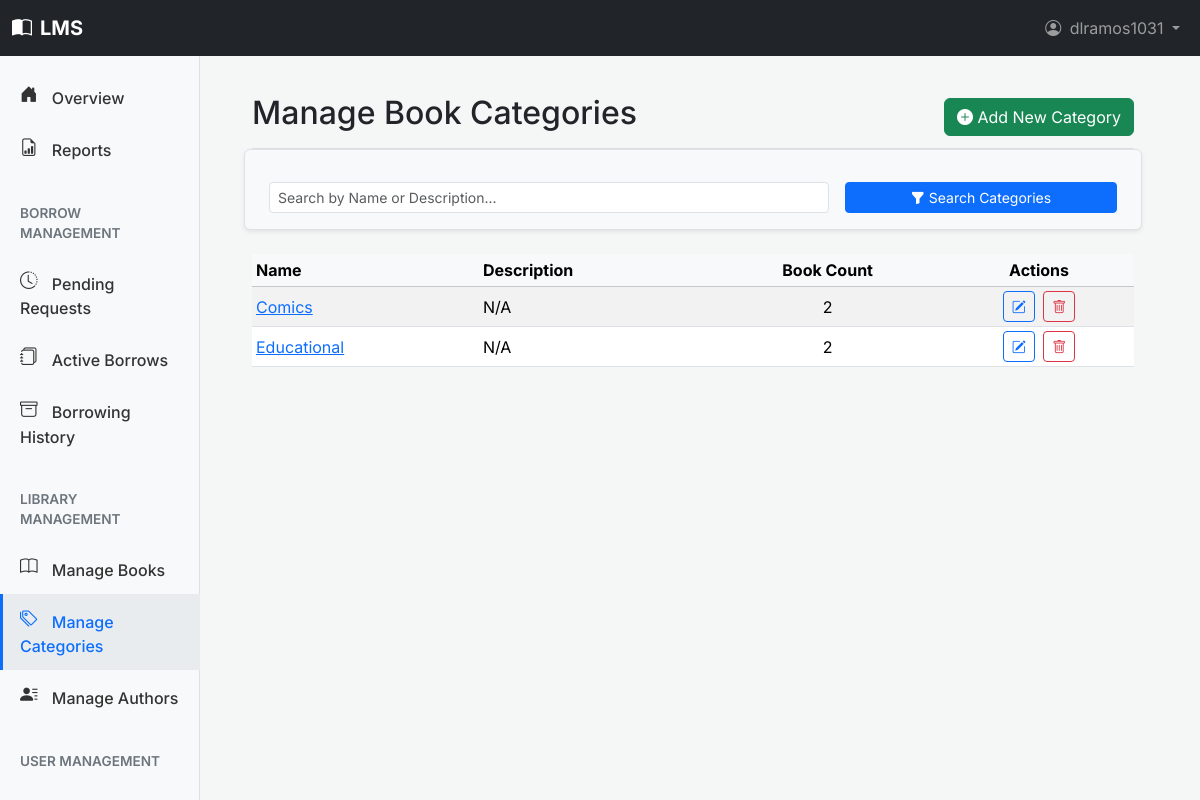
Screenshot of /dashboard/categories/ (signed in) with the database file from the repository.
### users/models.py (models this page shows, shortened)
class CustomUser(AbstractUser):
    middle_initial = models.CharField(
        _('middle initial'),
        max_length=10,
        blank=True,
        null=True,
        help_text=_("User's middle initial (optional)")
    )
    suffix = models.CharField(
        _('suffix'),
        max_length=10,
        blank=True,
        null=True,
        help_text=_("e.g., Jr., Sr., III (optional)")
    )
    ROLE_CHOICES = (
        ('BORROWER', _('Borrower')),    # For students and other general library users
        ('LIBRARIAN', _('Librarian')),  # For library staff managing books and circulation
        ('ADMIN', _('Administrator')),  # For system administrators with full access
    )
    role = models.CharField(
        _('role'),
        max_length=20,
        choices=ROLE_CHOICES,
        default='BORROWER',
        help_text=_('The primary role of this user within the library system')
    )
    borrower_id_label = models.CharField(
        _('borrower ID label'),
        max_length=50,
        default="Library ID",
        help_text=_("Label for the borrower's unique identifier (e.g., Student ID, Library Card No.)")
    )
    borrower_id_value = models.CharField(
        _('borrower ID value'),
        max_length=50,
        unique=True,
        null=True,
        blank=True,
        help_text=_("The borrower's unique library identifier value (e.g., 'S12345', 'LC00789')")
    )
    physical_address = models.TextField(
        _('physical address'),
        blank=True,
        null=True,
        help_text=_("Borrower's physical mailing address (optional)")
    )
    birth_date = models.DateField(
        _('birth date'),
        null=True,
        blank=True,
        help_text=_("Borrower's date of birth (optional)")
    )
    phone_number = models.CharField(
        _('phone number'),
        max_length=20,
        blank=True,
        null=True,
        help_text=_("Borrower's contact phone number (optional)")
    )
    profile_picture = models.ImageField(
        _("Profile Picture"),
        upload_to='profile_pics/',
        blank=True,
        null=True,
        help_text=_("Upload a profile picture (optional).")
    )
    favorite_books = models.JSONField(
        _("Favorite Books"),
        default=list,
        blank=True,
        help_text=_("List of favorite book ISBNs with timestamps.")
    )
    BORROWER_TYPE_CHOICES = (
        ('STUDENT', _('Student')),                  # Full-time students
        ('FACULTY', _('Faculty')),                  # Faculty members
        ('STAFF_MEMBER', _('Staff Member')),        # University staff (non-faculty) who are borrowers
        ('ALUMNI', _('Alumni')),                    # Former students who are still borrowers
        ('COMMUNITY', _('Community Member')),       # Other verified local borrowers
        ('OTHER', _('Other Verified Borrower')),    # Other verified borrowers (e.g., local residents, non-student/faculty)
    )
    borrower_type = models.CharField(
        _('borrower type'),
        max_length=30,
        choices=BORROWER_TYPE_CHOICES,
        null=True,
        blank=True,
        help_text=_('Category of the borrower, e.g., Student, Faculty (used if role is Borrower)')
    )
    groups = models.ManyToManyField(
        'auth.Group',
        verbose_name=_('groups'),
        blank=True,
        help_text=_(
            'The groups this user belongs to. A user will get all permissions '
            'granted to each of their groups.'
        ),
        related_name="customuser_groups",
        related_query_name="customuser",
    )
    user_permissions = models.ManyToManyField(
        'auth.Permission',
        verbose_name=_('user permissions'),
        blank=True,
        help_text=_('Specific permissions for this user.'),
        related_name="customuser_permissions",
        related_query_name="customuser",
    )
    class Meta:
        verbose_name = _('User')
        verbose_name_plural = _('Users')
        ordering = ['last_name', 'first_name']

### books/models.py (models this page shows, shortened)
class Category(models.Model):
    name = models.CharField(
        max_length=100,
        unique=True,
        help_text=_("Enter a book category (e.g., Science Fiction, Programming, History)")
    )
    description = models.TextField(
        blank=True,
        null=True,
        help_text=_("A short description of the category (optional)")
    )
    class Meta:
        ordering = ['name']
        verbose_name = _('Category')
        verbose_name_plural = _('Categories')

### books/views.py (the view)
# urls.py: path('dashboard/categories/', views.StaffCategoryListView.as_view(), name='dashboard_category_list'),
class StaffCategoryListView(StaffRequiredMixin, ListView):
    model = Category
    form_class = CategoryForm
    template_name = 'books/dashboard/book_management/category_list.html'
    context_object_name = 'categories'
    paginate_by = 20
    def get_queryset(self):
        queryset = super().get_queryset()
        search_term = self.request.GET.get('search', '').strip()
        if search_term:
            queryset = queryset.filter(
                Q(name__icontains=search_term) |
                Q(description__icontains=search_term)
            ).distinct()
        return queryset.order_by('name')
    def get_context_data(self, **kwargs):
        context = super().get_context_data(**kwargs)
        context['page_title'] = _('Manage Categories')
        context['current_search'] = self.request.GET.get('search', '')
        query_params = self.request.GET.copy()
        query_params.pop('page', None)
        context['other_query_params'] = query_params.urlencode()
        return context

### books/templates/books/dashboard/book_management/category_list.html (shortened to what this page needs)
{% extends "dashboard/base.html" %}
{% load static %}
{% load bootstrap5 %}
{% block dashboard_page_title_main %}Manage Book Categories{% endblock %}
{% block dashboard_page_actions %}
    <a href="{% url 'books:dashboard_category_add' %}" class="btn btn-success">
        <i class="bi bi-plus-circle-fill"></i> Add New Category
    </a>
{% endblock %}
{% block dashboard_content_main %}
    <form method="get" class="row g-3 align-items-center mb-4 p-3 bg-light border rounded shadow-sm">
        <div class="col-md-8">
            <input type="text" name="search" class="form-control form-control-sm" placeholder="Search by Name or Description..." value="{{ current_search|default:'' }}">
        </div>
        <div class="col-md-4">
            <button class="btn btn-primary btn-sm w-100" type="submit"><i class="bi bi-funnel-fill"></i> Search Categories</button>
        </div>
    </form>
    <div class="table-responsive mt-3">
        <table class="table table-striped table-hover table-sm align-middle">
            <thead class="table-light">
                <tr>
                    <th>Name</th>
                    <th>Description</th>
                    <th class="text-center">Book Count</th>
                    <th class="text-center">Actions</th>
                </tr>
            </thead>
            <tbody>
                {% for category_item in categories %}
                <tr>
                    <td>
                        <a href="{% url 'books:dashboard_category_detail' pk=category_item.pk %}">{{ category_item.name }}</a>
                    </td>
                    <td>{{ category_item.description|truncatechars:100|default:"N/A" }}</td>
                    <td class="text-center">{{ category_item.books.count }}</td>
                    <td class="text-center">
                        <a href="{% url 'books:dashboard_category_edit' pk=category_item.pk %}" class="btn btn-sm btn-outline-primary me-1" title="Edit Category">
                            <i class="bi bi-pencil-square"></i>
                        </a>
                        <a href="{% url 'books:dashboard_category_delete_confirm' pk=category_item.pk %}" class="btn btn-sm btn-outline-danger" title="Delete Category">
                            <i class="bi bi-trash"></i>
                        </a>
                    </td>
                </tr>
                {% empty %}
                <tr>
                    <td colspan="4" class="text-center text-muted py-4">
                        No categories found. <a href="{% url 'books:dashboard_category_add' %}">Add the first one!</a>
                    </td>
                </tr>
                {% endfor %}
            </tbody>
        </table>
    </div>
{% endblock dashboard_content_main %}

### templates/base.html (shortened to what this page needs)
{% load bootstrap5 %}
{% load static %}
<!DOCTYPE html>
<html lang="en">
<head>
    <link rel="stylesheet" href="{% static 'css/inter_font.css' %}">
    <link rel="stylesheet" href="{% static 'vendor/bootstrap-icons/bootstrap-icons.css' %}">
    {% bootstrap_css %}
    <link rel="stylesheet" href="{% static 'css/auth_styles.css' %}">
</head>
<body class="{% block body_class %}{% endblock %}">
  <nav class="navbar navbar-expand-lg navbar-dark bg-dark fixed-top">
    <div class="container-fluid">
      <a class="navbar-brand fw-bold"
        href="{% if user.is_authenticated %}{% if user.role == 'LIBRARIAN' or user.role == 'ADMIN' or user.is_staff %}{% url 'books:dashboard_home' %}{% else %}{% url 'books:portal_catalog' %}{% endif %}{% else %}{% url 'users:login' %}{% endif %}">
        <i class="bi bi-book-half me-2"></i>LMS
      </a>
      <div class="collapse navbar-collapse" id="mainNavbarContent">
          {% block site_nav_items %}
              <ul class="navbar-nav ms-auto mb-2 mb-lg-0">
                  {% if user.is_authenticated %}
                      <li class="nav-item dropdown">
                          <a class="nav-link dropdown-toggle" href="#" id="userProfileDropdown" role="button" data-bs-toggle="dropdown" aria-expanded="false">
                              {% if user.profile_picture %}
                                  <img src="{{ user.profile_picture.url }}" alt="{{ user.username }}" class="rounded-circle me-1" style="width: 24px; height: 24px; object-fit: cover;">
                              {% else %}
                                  <i class="bi bi-person-circle me-1"></i>
                              {% endif %}
                              {{ user.first_name|default:user.username }}
                          </a>
                      </li>
                  {% endif %}
              </ul>
          {% endblock site_nav_items %}
      </div>
    </div>
  </nav>
  <main class="{% block main_container_class %}container{% endblock %}">
      {% block content_body %}{% endblock content_body %}
  </main>
</body>
</html>

### templates/base.html (style rules this page uses)
body { font-family: 'Inter', sans-serif; padding-top: 70px; }

### templates/dashboard/base.html (style rules this page uses)
body { background-color: #f4f7f6; }

### rows the page displays
CustomUser: first_name "dlramos1031"
Category: name "Comics", description "N/A", books.count "2"
Category: name "Educational", description "N/A", books.count "2"
